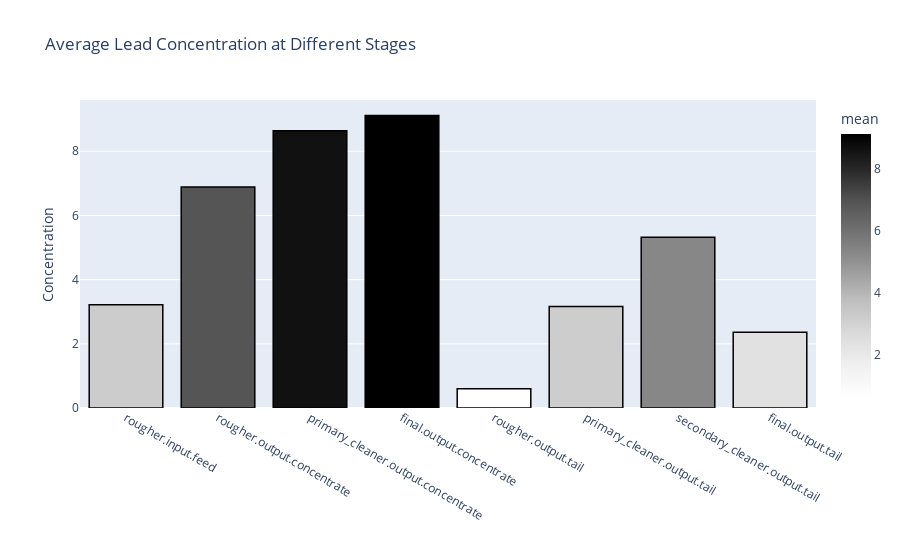

Notebook code for this chart:
### Markdown cell above
# Analyze the data

### Code cell
columns_of_interest = ['rougher.input.feed_pb','rougher.output.concentrate_pb','primary_cleaner.output.concentrate_pb','final.output.concentrate_pb',
'rougher.output.tail_pb','primary_cleaner.output.tail_pb',  'secondary_cleaner.output.tail_pb','final.output.tail_pb']

labels = ['rougher.input.feed', 'rougher.output.concentrate', 'primary_cleaner.output.concentrate', 'final.output.concentrate', 'rougher.output.tail', 'primary_cleaner.output.tail', 'secondary_cleaner.output.tail', 'final.output.tail']
# data for graph
means = {col: df[col].mean() for col in columns_of_interest}
plot_df = pd.DataFrame(list(means.items()), columns=['column', 'mean'])

# bar graph
fig = px.bar(plot_df, x='column', y='mean', color='mean', color_continuous_scale='greys', 
title='Average Lead Concentration at Different Stages')
fig.update_layout(yaxis_title='Concentration', xaxis_title='')
fig.update_traces(marker_line_color='black', marker_line_width=1.5)
fig.update_xaxes(tickvals=columns_of_interest, ticktext=labels)
fig.show()

### Figure 1 — Plotly figure (JSON) as saved in the notebook; plotly's stock layout.template omitted (floating-point values rounded to 4 significant figures)
{"data": [{"alignmentgroup": "True", "hovertemplate": "column=%{x}<br>mean=%{marker.color}<extra></extra>", "legendgroup": "", "marker": {"color": [3.22, 6.884, 8.641, 9.118, 0.5965, 3.165, 5.32, 2.361], "coloraxis": "coloraxis", "line": {"color": "black", "width": 1.5}, "pattern": {"shape": ""}}, "name": "", "offsetgroup": "", "orientation": "v", "showlegend": false, "textposition": "auto", "type": "bar", "x": ["rougher.input.feed_pb", "rougher.output.concentrate_pb", "primary_cleaner.output.concentrate_pb", "final.output.concentrate_pb", "rougher.output.tail_pb", "primary_cleaner.output.tail_pb", "secondary_cleaner.output.tail_pb", "final.output.tail_pb"], "xaxis": "x", "y": [3.22, 6.884, 8.641, 9.118, 0.5965, 3.165, 5.32, 2.361], "yaxis": "y"}], "layout": {"barmode": "relative", "coloraxis": {"colorbar": {"title": {"text": "mean"}}, "colorscale": [[0, "rgb(255,255,255)"], [0.125, "rgb(240,240,240)"], [0.25, "rgb(217,217,217)"], [0.375, "rgb(189,189,189)"], [0.5, "rgb(150,150,150)"], [0.625, "rgb(115,115,115)"], [0.75, "rgb(82,82,82)"], [0.875, "rgb(37,37,37)"], [1, "rgb(0,0,0)"]]}, "legend": {"tracegroupgap": 0}, "title": {"text": "Average Lead Concentration at Different Stages"}, "xaxis": {"anchor": "y", "domain": [0, 1], "ticktext": ["rougher.input.feed", "rougher.output.concentrate", "primary_cleaner.output.concentrate", "final.output.concentrate", "rougher.output.tail", "primary_cleaner.output.tail", "secondary_cleaner.output.tail", "final.output.tail"], "tickvals": ["rougher.input.feed_pb", "rougher.output.concentrate_pb", "primary_cleaner.output.concentrate_pb", "final.output.concentrate_pb", "rougher.output.tail_pb", "primary_cleaner.output.tail_pb", "secondary_cleaner.output.tail_pb", "final.output.tail_pb"], "title": {"text": ""}}, "yaxis": {"anchor": "x", "domain": [0, 1], "title": {"text": "Concentration"}}}}
